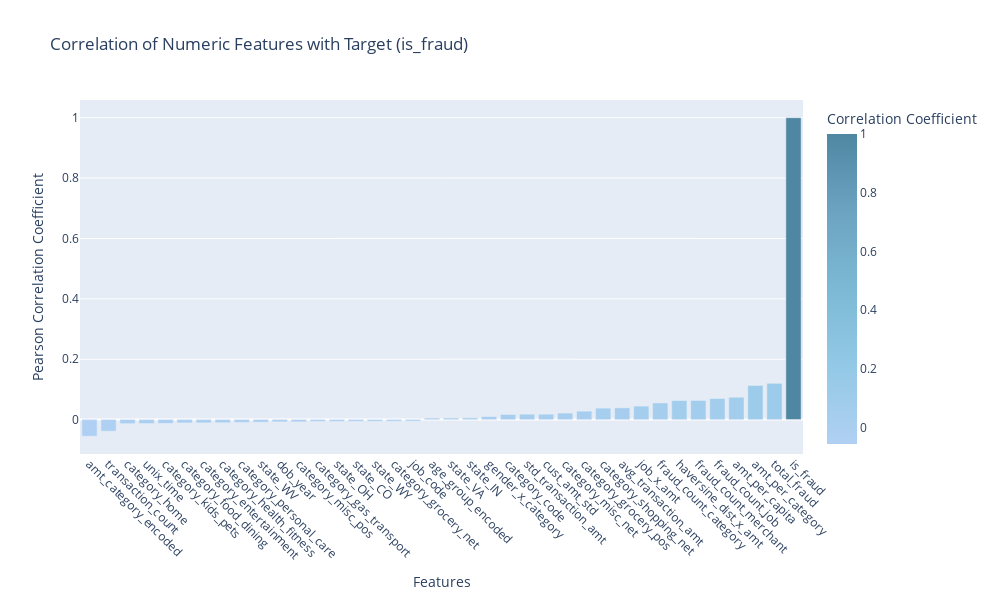

The notebook cell this image was saved under:
### Code cell
numeric_features = train_df.select_dtypes(include=['int64', 'float64','int32','int8','int16']).columns.tolist()
numeric_features = [col for col in numeric_features if col != 'cc_num']

# Compute correlation with target
target_col = 'is_fraud'
features_for_corr = numeric_features.copy()
if target_col not in features_for_corr:
    features_for_corr.append(target_col)

correlation_with_target = train_df[features_for_corr].corr()[target_col].sort_values()

# Interactive bar chart
pastel_blue_colors = ['#b0d0f3', '#93c9e6', '#7cb9d4', '#6ca3c1', '#4f87a3']

fig = px.bar(
    x=correlation_with_target.index,
    y=correlation_with_target.values,
    labels={"x": "Features", "y": "Pearson Correlation Coefficient"},
    title=f"Correlation of Numeric Features with Target ({target_col})",
    color=correlation_with_target.values,
    color_continuous_scale=pastel_blue_colors
)

fig.update_layout(
    xaxis=dict(title="Features", tickangle=45),
    yaxis=dict(title="Pearson Correlation Coefficient"),
    coloraxis_colorbar=dict(title="Correlation Coefficient"),
    height=600,
    width=1000
)

fig.show()

### Figure 1 — Plotly figure (JSON) as saved in the notebook; plotly's stock layout.template omitted (floating-point values rounded to 4 significant figures)
{"data": [{"hovertemplate": "Features=%{x}<br>Pearson Correlation Coefficient=%{y}<br>color=%{marker.color}<extra></extra>", "legendgroup": "", "marker": {"color": [-0.05535, -0.03855, -0.01342, -0.01307, -0.01262, -0.01105, -0.01074, -0.01047, -0.009257, -0.008779, -0.007513, -0.007383, -0.006112, -0.006018, -0.005874, -0.005603, -0.005369, -0.005074, 0.005053, 0.00523, 0.005768, 0.01002, 0.01698, 0.01801, 0.01801, 0.02164, 0.02798, 0.03794, 0.03893, 0.04468, 0.05503, 0.06318, 0.06332, 0.06978, 0.0739, 0.1132, 0.1202, 1.0], "coloraxis": "coloraxis", "pattern": {"shape": ""}}, "name": "", "orientation": "v", "showlegend": false, "textposition": "auto", "type": "bar", "x": ["amt_category_encoded", "transaction_count", "category_home", "unix_time", "category_kids_pets", "category_food_dining", "category_entertainment", "category_health_fitness", "category_personal_care", "state_WV", "dob_year", "category_misc_pos", "category_gas_transport", "state_OH", "state_CO", "state_WY", "category_grocery_net", "job_code", "age_group_encoded", "state_VA", "state_IN", "gender_x_category", "category_code", "std_transaction_amt", "cust_amt_std", "category_misc_net", "category_grocery_pos", "category_shopping_net", "avg_transaction_amt", "job_x_amt", "fraud_count_category", "haversine_dist_x_amt", "fraud_count_merchant", "fraud_count_job", "amt_per_capita", "amt_per_category", "total_fraud", "is_fraud"], "xaxis": "x", "y": [-0.05535, -0.03855, -0.01342, -0.01307, -0.01262, -0.01105, -0.01074, -0.01047, -0.009257, -0.008779, -0.007513, -0.007383, -0.006112, -0.006018, -0.005874, -0.005603, -0.005369, -0.005074, 0.005053, 0.00523, 0.005768, 0.01002, 0.01698, 0.01801, 0.01801, 0.02164, 0.02798, 0.03794, 0.03893, 0.04468, 0.05503, 0.06318, 0.06332, 0.06978, 0.0739, 0.1132, 0.1202, 1.0], "yaxis": "y"}], "layout": {"barmode": "relative", "coloraxis": {"colorbar": {"title": {"text": "Correlation Coefficient"}}, "colorscale": [[0, "#b0d0f3"], [0.25, "#93c9e6"], [0.5, "#7cb9d4"], [0.75, "#6ca3c1"], [1, "#4f87a3"]]}, "height": 600, "legend": {"tracegroupgap": 0}, "title": {"text": "Correlation of Numeric Features with Target (is_fraud)"}, "width": 1000, "xaxis": {"anchor": "y", "domain": [0, 1], "tickangle": 45, "title": {"text": "Features"}}, "yaxis": {"anchor": "x", "domain": [0, 1], "title": {"text": "Pearson Correlation Coefficient"}}}}
